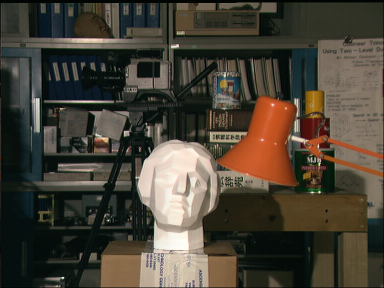
%> input picture Mappa di Disparità - Tensor Oriented/imm/tsul.tif, 384 x 288 px
$ octave go.m   (GNU Octave 9; MATLAB toolbox functions it lacks are replaced by stand-ins)
%> lines starting %> are read from the running program, lines starting %| are printed output that depends on the picture
### Mappa di Disparità - Tensor Oriented/dispmap.m
%la funzione calcola la disparità riferita a L e a R
%input L, immagine sinistra
%input R, immagine destra
%input md, massima disoarità presunta
%input wd, dimensione finestra di verifica 2*wd+1

function [DML,DMR]=dispmap(L,R,md,wd)

[m,n,p]=size(L);

fprintf('\nProcesso inizializzato:\n')
fprintf('Dimensione immagine: %i per %i',m,n)
if p==1
    fprintf(' grigia\n')
elseif p==3
    fprintf(' a colori\n')
end
fprintf('Disparità massimma presunta: %i\n',md)

L=double(L);
R=double(R);

fprintf('\nCalcolo riferito all''immagine sinistra...')
tic
DML=disparity(L,R,md,wd);
t=toc;
fprintf('tempo impiegato %i secondi\n',ceil(t));

fprintf('\nCalcolo riferito all''immagine destra...')
tic
for i=1:3
    Lf(:,:,i)=fliplr(L(:,:,i));
    Rf(:,:,i)=fliplr(R(:,:,i));
end
DMR=disparity(Rf,Lf,md,wd);
DMR=fliplr(DMR);
t=toc;
fprintf('tempo impiegato %i secondi\n',ceil(t));

### Mappa di Disparità - Tensor Oriented/disparity.m
%la funzione calcola la disparità riferita a L
%input L, immagine sinistra
%input R, immagine destra
%input md, massima disoarità presunta
%input wd, dimensione finestra di verifica 2*wd+1

function DM=disparity(L,R,md,wd)

[m,n,p]=size(L);

%cacolo dei vettori U del tensore di struttura
UL=vectens(L);
UR=vectens(R);

fprintf('\nElaborazione delle disparità incrementali...')
DS=disparities(UL,UR,md);
[m,n,d]=size(DS);
DM=zeros(m,n);

fprintf('\nElaborazione mappa di disparita finale...')
for i=wd+1:m-wd
    for j=wd+1:n-wd
        wind=DS(i-wd:i+wd,j-wd:j+wd,:);
        disp=min_page(wind);
        DM(i,j)=disp;
    end
end
fprintf('\n')

### Mappa di Disparità - Tensor Oriented/vectens.m
%input M, matrice dell'immagine m-n-1/m-n-3
%output U, matrice m-n-3/m-n-5 vettori dei tensori Uij=[Ix;Iy;I]/
%Uij=[I'x;I'y;Ir;Ig;Ib] e il tensore è dato da Tij=U'*U

function UM=vectens(M)

[m,n,p]=size(M);

if p==1
    UM=zeros(m,n,3);
    %calcolo delle derivate direzionali
    [Mx,My]=gradient(M);
    %assegnazione degli elementi del vettore U
    UM(:,:,1)=imfilter(Mx,fspecial('gaussian',3,1));
    UM(:,:,2)=imfilter(My,fspecial('gaussian',3,1));
    UM(:,:,3)=imfilter(M,fspecial('gaussian',3,1));
elseif p==3
    UM=zeros(m,n,5);
    Mz=1/3*(M(:,:,1)+M(:,:,2)+M(:,:,3));
    %calcolo delle derivate direzionali
    [Mx,My]=gradient(Mz);
    %assegnazione degli elementi del vettore U
    UM(:,:,1)=imfilter(Mx,fspecial('gaussian',3,1));
    UM(:,:,2)=imfilter(My,fspecial('gaussian',3,1));;
    UM(:,:,3)=imfilter(M(:,:,1),fspecial('gaussian',3,1));
    UM(:,:,4)=imfilter(M(:,:,2),fspecial('gaussian',3,1));
    UM(:,:,5)=imfilter(M(:,:,3),fspecial('gaussian',3,1));
end

### Mappa di Disparità - Tensor Oriented/disparities.m
function DMS=disparities(UL,UR,md)

[m,n,p]=size(UL);

DMS=zeros(m,n,0);

for k=1:md
    %shift a destra di UR di ka colonne
    SUR=right_shift(UR,k);
    %calcolo della differenza
    DMSk=difftensor(UL,SUR);
    %memorizzazione risultato della k-esima disparità
    DMS=cat(3,DMS,DMSk);

end

### Mappa di Disparità - Tensor Oriented/right_shift.m
%input M, matrice su cui effettuare i shifting
%input k, dimensione del shifting
%output LSM, matrice shiftata a sinistra

function LSM=right_shift(M,k)

LSM=M;%inizializzazione della matrice shiftata

[m,n,p]=size(LSM);

LSM(:,k+1:n,:)=LSM(:,1:n-k,:);%copia delle n-k colonne sinistre di M

LSM(:,1:k,:)=0;%impostazione a zero delle colonne sporgenti a destra

### Mappa di Disparità - Tensor Oriented/difftensor.m
function D=difftensor(UA,UB)
[mu,nu,pu]=size(UA);
D=zeros(mu,nu);
%somma degli elementi dei tensori
SA=sum(UA,3).^2;
SB=sum(UB,3).^2;
%SAD dei tensori
D=abs(SA-SB);

### Mappa di Disparità - Tensor Oriented/go.m
clear;
pack;

L=imread('imm/tsul.tif');
%> L is the input picture: size 288x384x3 uint8; mean R, G, B 73.2, 66.6, 54.7
R=imread('imm/tsur.tif');
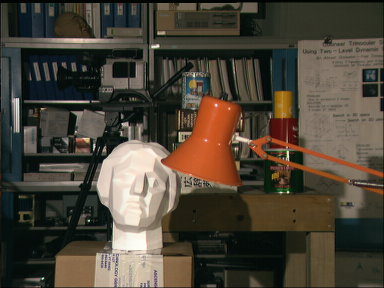
%> input picture Mappa di Disparità - Tensor Oriented/imm/tsur.tif, 384 x 288 px
%> R is the input picture: size 288x384x3 uint8; mean R, G, B 75.9, 68.2, 55.6

[DMLR,DMRL]=dispmap(L,R,70,1);
%| Dimensione immagine: 288 per 384 a colori
%> in vectens (call 2), `Mz=1/3*(M(:,:,1)+M(:,:,2)+M(:,:,3));`:
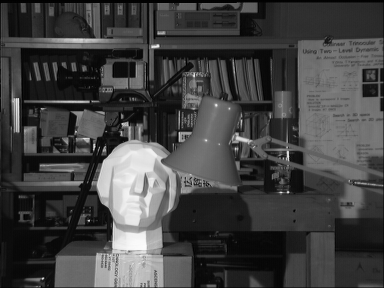
%> Mz: size 288x384 double; min 0, max 252, mean 66.6
%> in vectens (call 2), `[Mx,My]=gradient(Mz);`:
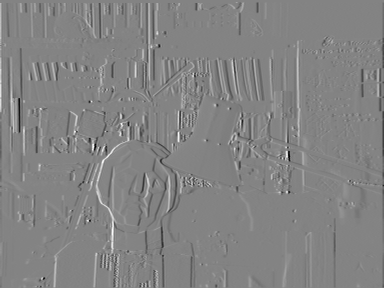
%> Mx: size 288x384 double; min -112.2, max 105.2, mean 0; drawn with min black and max white
%> in vectens (call 2), `[Mx,My]=gradient(Mz);`:
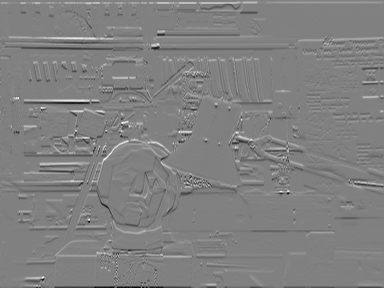
%> My: size 288x384 double; min -104, max 102, mean 0.1; drawn with min black and max white
%> the loop in disparities, `for k=1:md` made 70 passes
%> pass 1, in difftensor, `SA=sum(UA,3).^2;`:
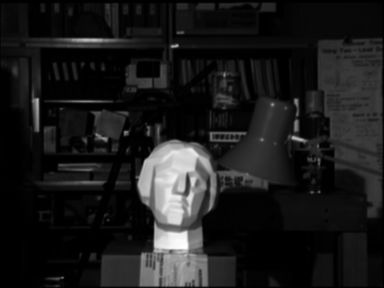
%> SA: size 288x384 double; min 15.25, max 569670.6, mean 61768.5; drawn with min black and max white
%> pass 1, in difftensor, `SB=sum(UB,3).^2;`:
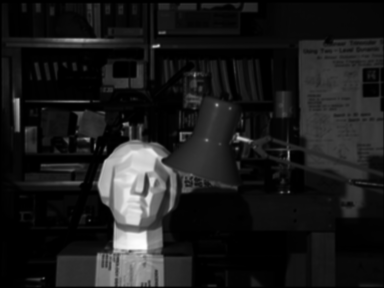
%> SB: size 288x384 double; min 0, max 569831.2, mean 62764.4; drawn with min black and max white
%> pass 1, in difftensor, `D=abs(SA-SB);`:
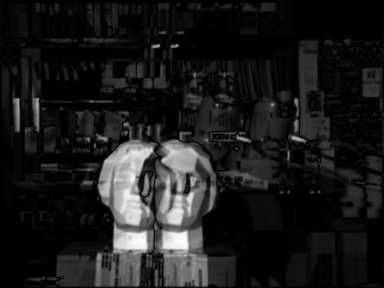
%> D: size 288x384 double; min 0.00707, max 556738.4, mean 61006.4; drawn with min black and max white
%> (the run ends here)
